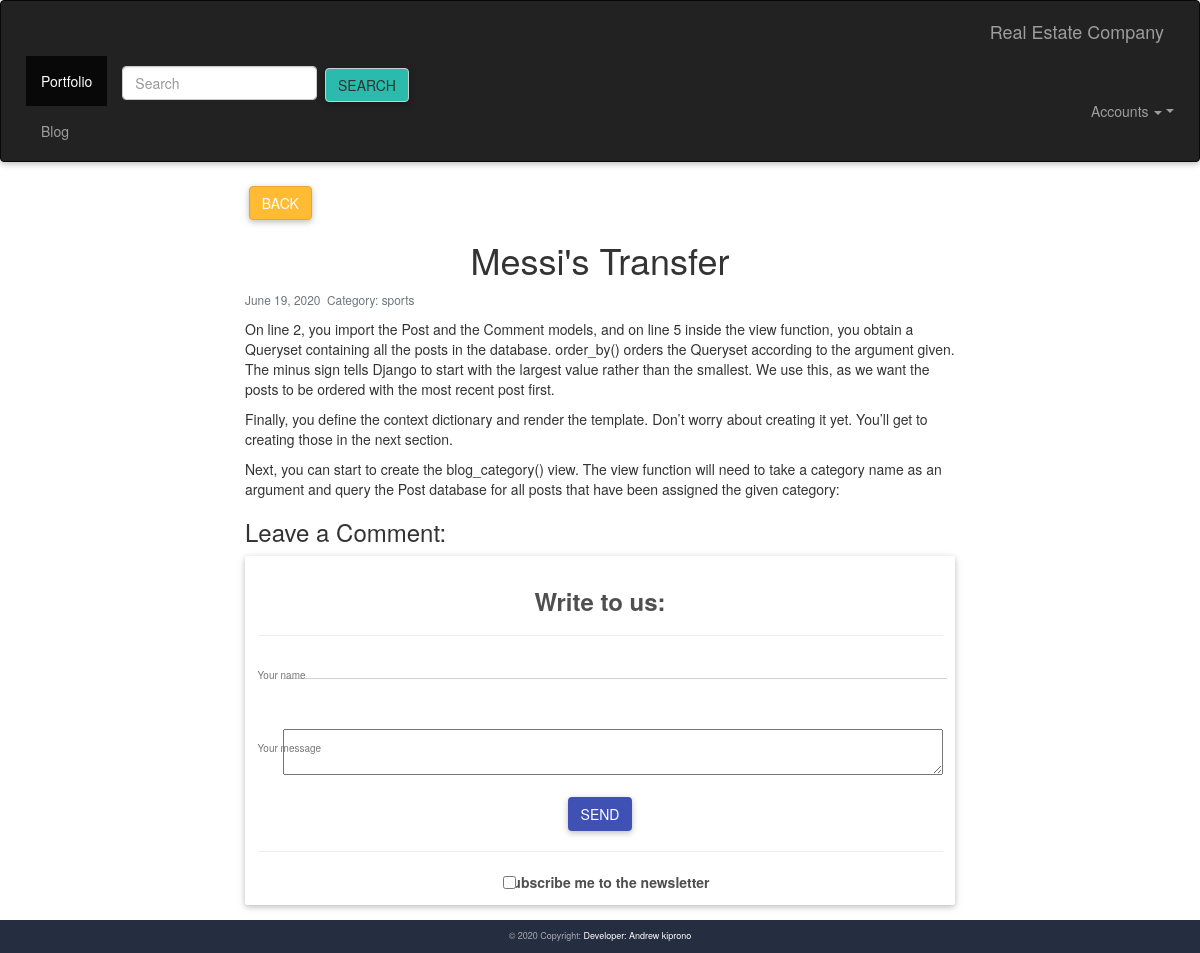
The app's page /blog/4 with its own data.
### blog/models.py (models this page shows, shortened)
class Post(models.Model):
    title=models.CharField(max_length=200)
    body=models.TextField()
    created_on=models.DateTimeField(auto_now_add=True)
    last_modified=models.DateTimeField(auto_now_add=True)
    categories=models.ForeignKey("Category",related_name='posts',on_delete=models.CASCADE)

class Category(models.Model):
    name=models.CharField(max_length=50)
    def __str__(self):
        return self.name

### blog/views.py (the view)
# urls.py: path('<int:pk>',views.detail,name='detail'),
def detail(request,pk):
    post=Post.objects.get(pk=pk)
    comments=Comment.objects.filter(post=post)
    context={
        'post':post,
    }
    return render(request,'details.html',context)

### blog/templates/details.html (shortened to what this page needs)
{% extends 'base.html' %}
{% block content %}
<!DOCTYPE html>
<html lang="">
<head>
    <link href="https://maxcdn.bootstrapcdn.com/bootstrap/3.3.7/css/bootstrap.min.css" rel="stylesheet">
</head>
<body>
    <div class="col-md-8 offset-md-2">
        <a href="{% url 'blog' %} " class="btn btn-warning ">Back</a>
        <h1 class="text-center"> {{post.title|title}} </h1>
        <small class="text-muted">
            {{post.created_on|date}}&nbsp;
            Category: {{post.categories}}&nbsp;
        </small>
        <p> {{post.body|linebreaks}} </p>
        <h3>Leave a Comment:</h3>
        <form method="post">
            <div class="card">
                <div class="card-body">
                  <form name="">
                    <h3 class="dark-grey-text text-center">
                      <strong>Write to us:</strong>
                    </h3>
                    <hr>
                    <div class="md-form">
                        <label for="form3">Your name</label>
                      <input type="text" name="" id="">
                    </div>
                    <br>
                    <div class="md-form">
                        <label for="form8">Your message</label>
                      <textarea type="text" id="form8" ></textarea>
                    </div>
                    <div class="text-center">
                      <button class="btn btn-indigo">Send</button>
                      <hr>
                      <fieldset class="form-check">
                        <input type="checkbox" class="form-check-input" id="checkbox1">
                        <label for="checkbox1" class="form-check-label dark-grey-text">Subscribe me to the newsletter</label>
                      </fieldset>
                    </div>
                  </form>
                </div>
              </div>
        </form>
    </div>
</body>
</html>
{% endblock content %}

### personal/static/css/style.css (style rules this page uses)
html, body, .view { height: 100%; }

### records on screen
Post: title "Messi's Transfer", created_on "June 19, 2020", categories "sports", body "On line 2, you import the Post and the Comment models, and on line 5 inside the view function, you obtain a Queryset containing all the posts in the database. order_by() orders the Queryset according to the argument given. The minus sign tells Django to start with the largest value rather than the smallest. We use this, as we want the posts to be ordered with the most recent post first. Finally, you define the context dictionary and render the template. Don’t worry about creating it yet. You’ll get to creating those in the next section. Next, you can start to create the blog_category() view. The view function will need to take a category name as an argument and query the Post database for…"
